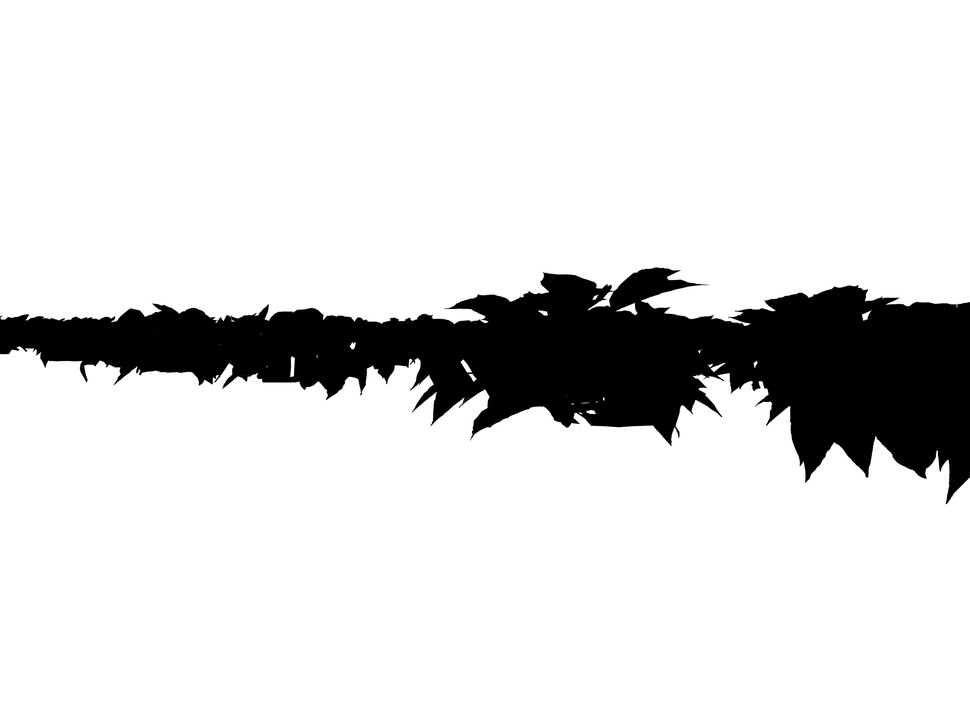
#> input picture tests/testimages/plant_detect_accuracy_test/IMG_3397_key.jpg, 970 x 727 px, shrunk from 4032 x 3024 before the run, found by its file name
$ python plant_finder_accuracy_test_luke.py
#> lines starting #> are read from the running program, lines starting #| are printed output that depends on the picture
import cv2
import numpy as np
import matplotlib.pyplot as plt
from pathlib import Path
import sys
import importlib

ROOT = Path(__file__).resolve().parents[1]
if str(ROOT) not in sys.path:
    sys.path.insert(0, str(ROOT))

graph_util = importlib.import_module("utils.graph_util")
openCV_util = importlib.import_module("utils.openCV_util")

plant_finder = importlib.import_module("plant_finders.luke_plant_finder")

def test_accuracy(test_src_path, key_path):
    test_src_path = Path(test_src_path)
    key_path = Path(key_path)

    answer_key_mask = openCV_util.select_white_pixels(cv2.imread(str(key_path)))
    answer_key_contours = openCV_util.get_contours_from_mask(answer_key_mask)
    graph_util.plot_contour_and_mask(key_path, answer_key_contours, answer_key_mask) #optional visual sanity check

    test_mask = plant_finder.find_plants(test_src_path)
    test_contours = openCV_util.get_contours_from_mask(test_mask)
    graph_util.plot_contour_and_mask(test_src_path, test_contours, test_mask) #optional visual sanity check

    accuracy = openCV_util.compare_two_masks(test_mask, answer_key_mask)

    print(f"Testing Complete!")

#if __name__ == "__main__":

test_accuracy("tests/testimages/plant_detect_accuracy_test/IMG_3397.jpg", "tests/testimages/plant_detect_accuracy_test/IMG_3397_key.jpg")
#> (the call stopped at in test_accuracy, `answer_key_mask = openCV_util.select_white_pixels(cv2.imread(str(key_p..`: utils is not available in this run)

test_accuracy("tests/testimages/plant_detect_accuracy_test/IMG_4349.jpg", "tests/testimages/plant_detect_accuracy_test/IMG_4349_key.jpg")
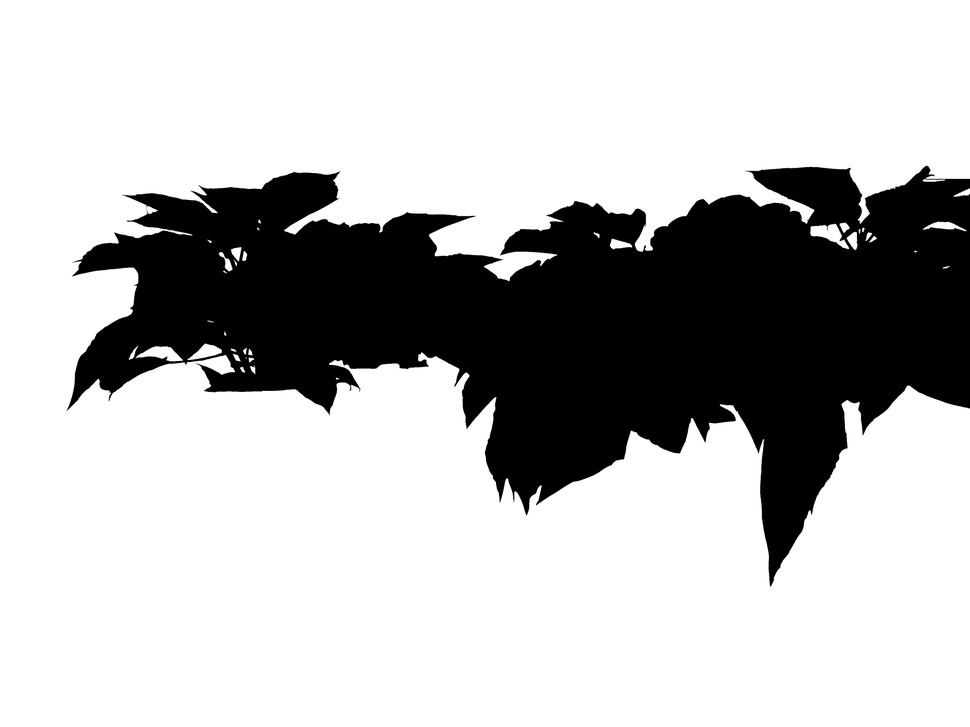
#> input picture tests/testimages/plant_detect_accuracy_test/IMG_4349_key.jpg, 970 x 727 px, shrunk from 4032 x 3024 before the run, found by its file name
#> (the call stopped at in test_accuracy, `answer_key_mask = openCV_util.select_white_pixels(cv2.imread(str(key_p..`: utils is not available in this run)

test_accuracy("tests/testimages/plant_detect_accuracy_test/ID1234_20261016T191513Z.jpg", "tests/testimages/plant_detect_accuracy_test/ID1234_20261016T191513Z_key.jpg")
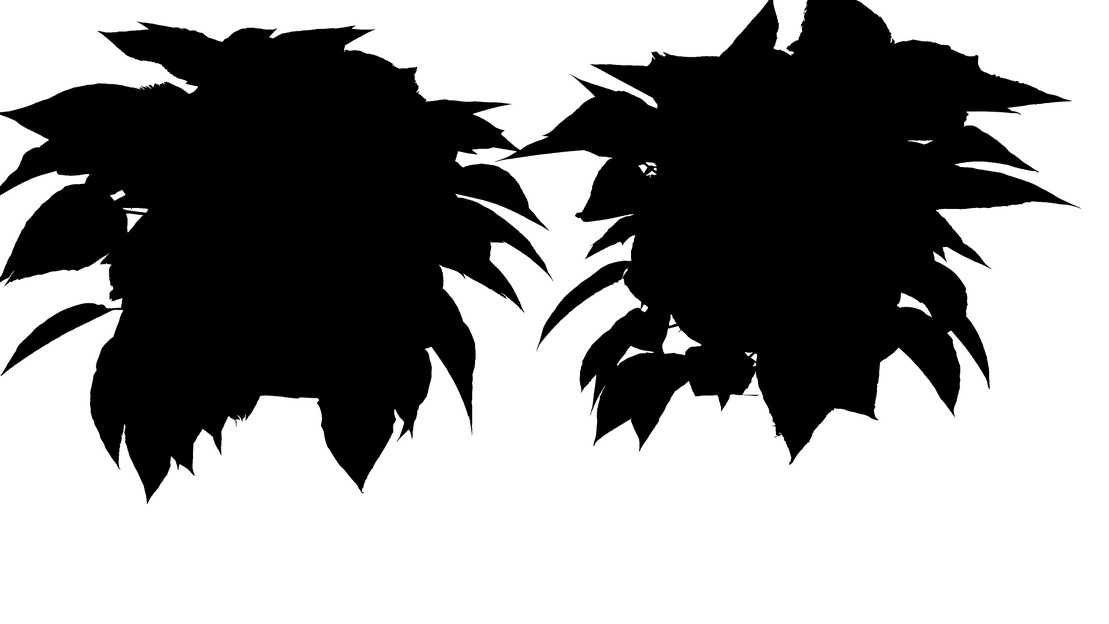
#> input picture tests/testimages/plant_detect_accuracy_test/ID1234_20261016T191513Z_key.jpg, 1109 x 624 px, shrunk from 4608 x 2592 before the run, found by its file name
#> (the call stopped at in test_accuracy, `answer_key_mask = openCV_util.select_white_pixels(cv2.imread(str(key_p..`: utils is not available in this run)

test_accuracy("tests/testimages/plant_detect_accuracy_test/ID1234_20261016T192339Z.jpg", "tests/testimages/plant_detect_accuracy_test/ID1234_20261016T192339Z_key.jpg")
#> (the call stopped at in test_accuracy, `answer_key_mask = openCV_util.select_white_pixels(cv2.imread(str(key_p..`: utils is not available in this run)

test_accuracy("tests/testimages/plant_detect_accuracy_test/ID1234_20261016T200012Z.jpg", "tests/testimages/plant_detect_accuracy_test/ID1234_20261016T200012Z_key.jpg")
#> (the call stopped at in test_accuracy, `answer_key_mask = openCV_util.select_white_pixels(cv2.imread(str(key_p..`: utils is not available in this run)
